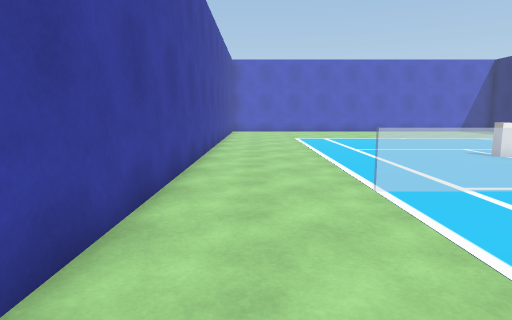
view 1 (above)

15 first-person views from a walk through a 3-D level made in the Unity game engine. The camera is 1.3 m above the floor, tilts 8° down and sees 75° across. The floor is counted in squares, 1 m on a side. Each view is taken from the middle of a square. On the plan, view 1 faces up. The plan holds only what a view shows up to about 14 squares ahead; the rest is blank. The place goes on beyond the plan. The player is left out. Some surface patterns are stand-ins.

view 2
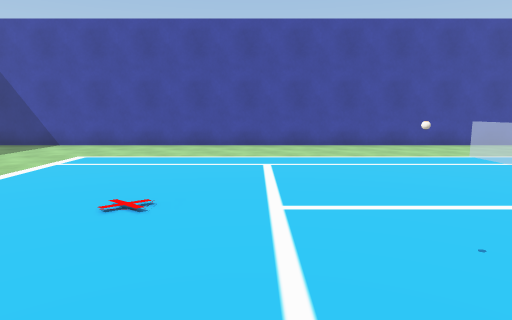

view 3
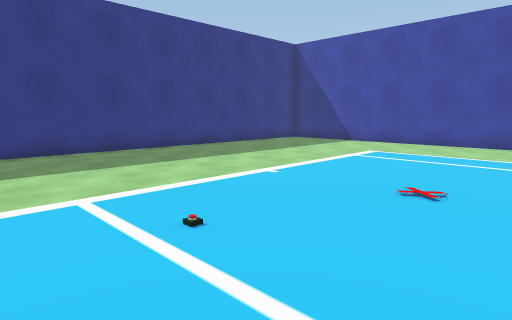

view 4
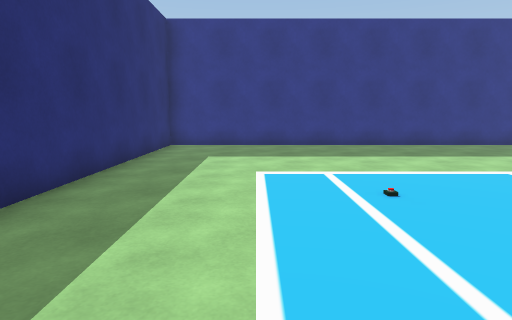

view 5
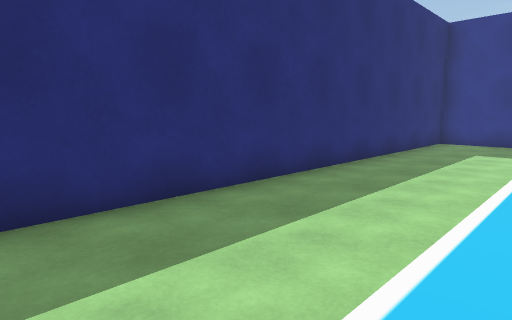

view 6
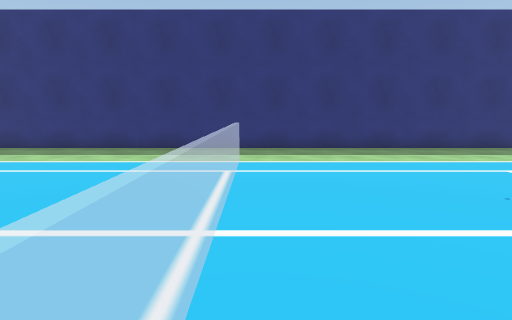

view 7
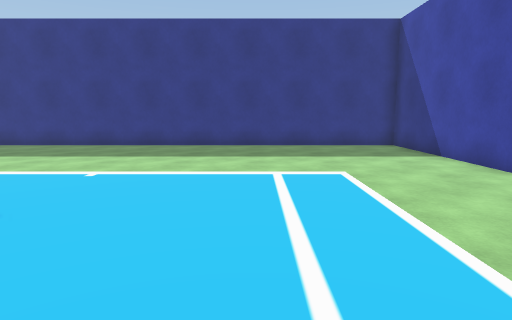

view 8
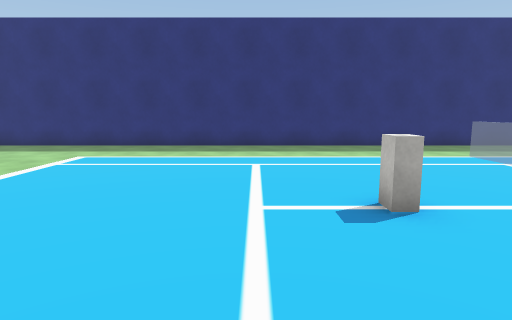

view 9
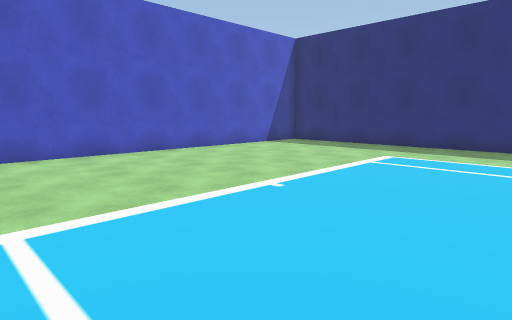

view 10
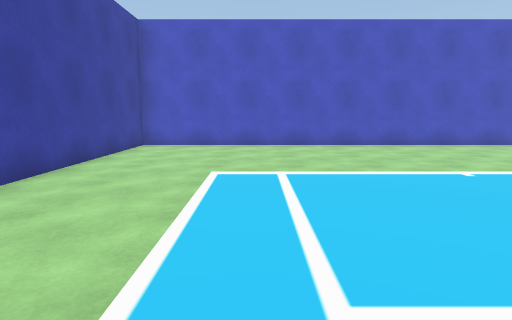

view 11
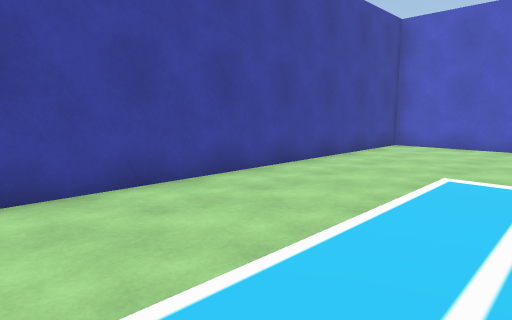

view 12
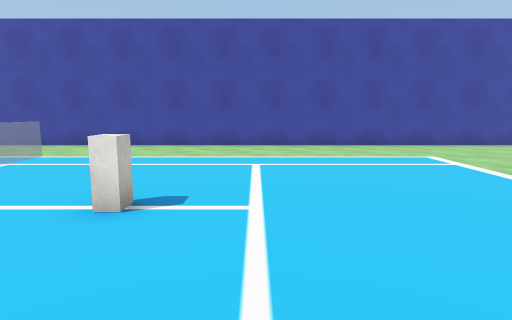

view 13
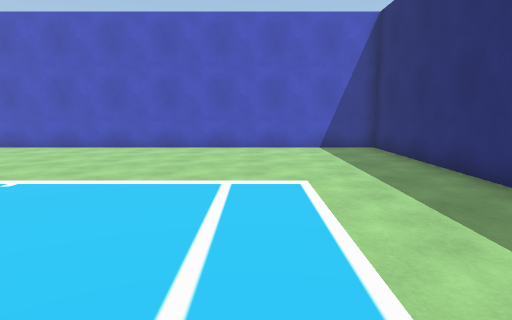

view 14
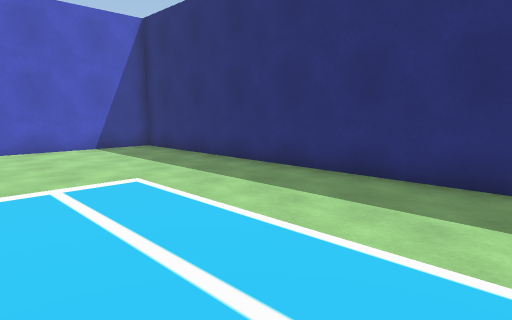

view 15
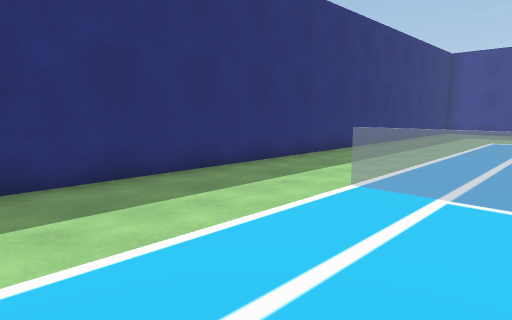

### Floor plan
Points are (right, up) in squares from view 1. A wall is a line through its corners. A room is listed if a view was taken in it or the views show most of it. See-through windows are left out.
Room 1 (views 1, 2, 3, 4, 5, 6, 7)
walls: (-1.6, 4.6) (-1.6, -12.6) (16.5, -12.6) (16.5, 4.6)
ways out: opening at (0, 5.3) to room 2; opening at (14.5, 5.5) to room 2
Room 2 (views 8, 9, 10, 11, 12, 13, 14, 15)
walls: (16.5, 4.6) (16.5, 23.7) (-1.6, 23.7) (-1.6, 4.6)
ways out: opening at (0, 5.3) to room 1; opening at (14.5, 5.5) to room 1
objects: block (7, 10) to (8, 10)

Where each view was taken, in squares from view 1:
view 1: 0 up, 0 right, facing up
view 2: 1 down, 12 right, facing left
view 3: 1 down, 13 right, facing down-left
view 4: 1 up, 13 right, facing down
view 5: 3 up, 12 right, facing down-right
view 6: 5 up, 4 right, facing right
view 7: 1 up, 4 right, facing down
view 8: 12 up, 3 right, facing right
view 9: 13 up, 3 right, facing up-right
view 10: 10 up, 3 right, facing up
view 11: 10 up, 4 right, facing up-left
view 12: 12 up, 12 right, facing left
view 13: 11 up, 12 right, facing up
view 14: 11 up, 10 right, facing up-right
view 15: 11 up, 10 right, facing down-right
